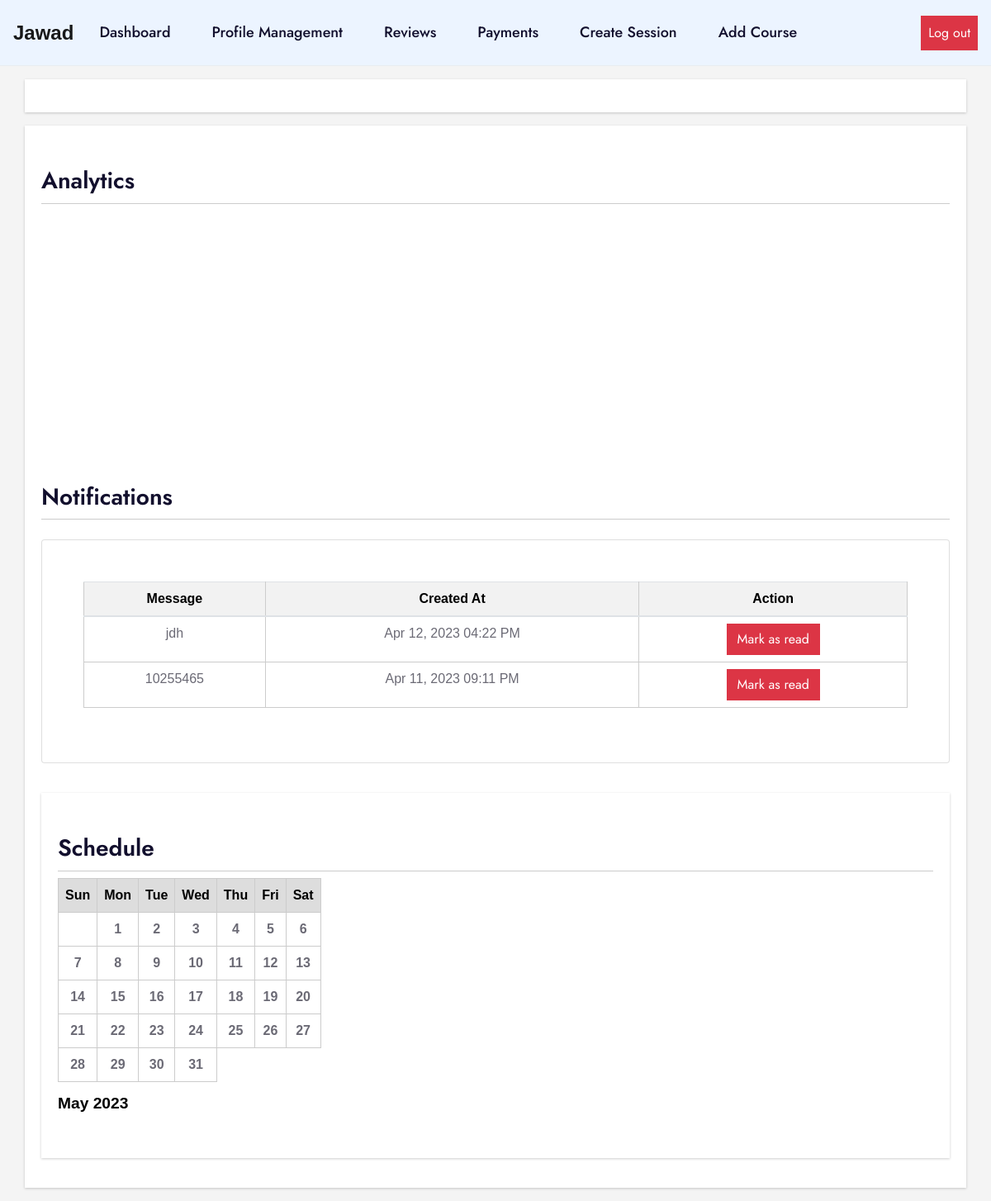
The page /tutor/tutor_dashboard.php (signed in) on the database its author committed.
### tables this page shows
CREATE TABLE `notifications` (
  `id` int(11) NOT NULL,
  `user_id` int(11) NOT NULL,
  `message` text NOT NULL,
  `created_at` timestamp NOT NULL DEFAULT current_timestamp(),
  `is_read` tinyint(1) NOT NULL
);

### tutor/tutor_dashboard.php (the view, shortened to what this page needs)
<?php
include('../dbcon.php');
?>
<!DOCTYPE html>
<html lang="en">
  <head>
  </head>
  <body>
    <?php include('./t_head.php'); ?>
    <?php include('./t_header.php'); ?>
    <div class="container my-3">
</div>
<div class="container my-3">
        <h3>Analytics</h3>
        <div id="piechart" style="width: 500px; height: 300px;"></div>
      <h3>Notifications</h3>
        <?php
    $user_id = 2;
    $sql = "SELECT * FROM notifications WHERE user_id = $user_id ORDER BY created_at DESC";
    $result = mysqli_query($con, $sql);
    ?>
    <div class="row">
      <div class="col-sm">
      <div class="card mt-3">
  <div class="card-body">
    <?php if(mysqli_num_rows($result) > 0): ?>
      <table class="table">
        <thead>
          <tr>
            <th style='color:black; font-weight:bold;'>Message</th>
            <th style='color:black; font-weight:bold;'>Created At</th>
            <th style='color:black; font-weight:bold;'>Action</th>
          </tr>
        </thead>
        <tbody>
          <?php while($row = mysqli_fetch_assoc($result)): ?>
            <tr>
              <td><?php echo $row['message']; ?></td>
              <td><?php echo date('M d, Y h:i A', strtotime($row['created_at'])); ?></td>
              <td><button class="btn btn-danger mark-as-read" data-id="<?php echo $row['id']; ?>">Mark as read</button></td>
            </tr>
          <?php endwhile; ?>
        </tbody>
      </table>
    <?php endif; ?>
  </div>
</div>
      </div>
    </div>
<div class="container my-3">
<h3>Schedule</h3>
    <div class="row">
      <div class="col-sm">
      <?php include('calender.php');?>
      </div>
    </div>
    </div>
</div>
</body>
</html>

### css/t_dash_style.css (style rules this page uses)
body { background-color: #f4f4f4; font-family: Arial, sans-serif; font-size: 16px; }
.container { background-color: #fff; padding: 20px; margin-top: 20px; box-shadow: 0px 1px 3px rgba(0, 0, 0, 0.2); animation: fadeIn 0.5s ease-in-out; }
h3 { margin-top: 30px; padding-bottom: 10px; border-bottom: 1px solid #ccc; }
.card { margin-bottom: 20px; padding: 20px; animation: slideIn 0.5s ease-in-out; }
.table td, .table th { padding: 8px; }
.btn { border-radius: 0; }
.btn-danger { background-color: #D32F2F; border-color: #D32F2F; transition: background-color 0.3s, border-color 0.3s; }
.table thead th { color: #000; font-weight: bold; background-color: #f2f2f2; }
.card-body { margin: 10px; }
.mark-as-read { color: #fff; background-color: #D32F2F; border-color: #D32F2F; transition: background-color 0.3s, border-color 0.3s; }

### css/nav_style.css (style rules this page uses)
.btn-danger { background-color: #dc3545; border-color: #dc3545; transition: background-color 0.3s, border-color 0.3s; }

### tutor/calender.php (style rules this page uses)
table { border-collapse: collapse; width: 5%; }
th { background-color: #ddd; border: 1px solid #ccc; font-weight: normal; padding: 0.5em; text-align: center; }
td { border: 1px solid #ccc; padding: 0.5em; text-align: center; }
td button { background-color: yellow; border: none; padding: 0.25em 0.5em; }

### rows shown on the page
notifications: message "jdh", created_at "Apr 12, 2023 04:22 PM"
notifications: message "10255465", created_at "Apr 11, 2023 09:11 PM"

### other values the page prints
$_SESSION["user_name"] "Jawad"
$monthName "May"
$year "2023"
